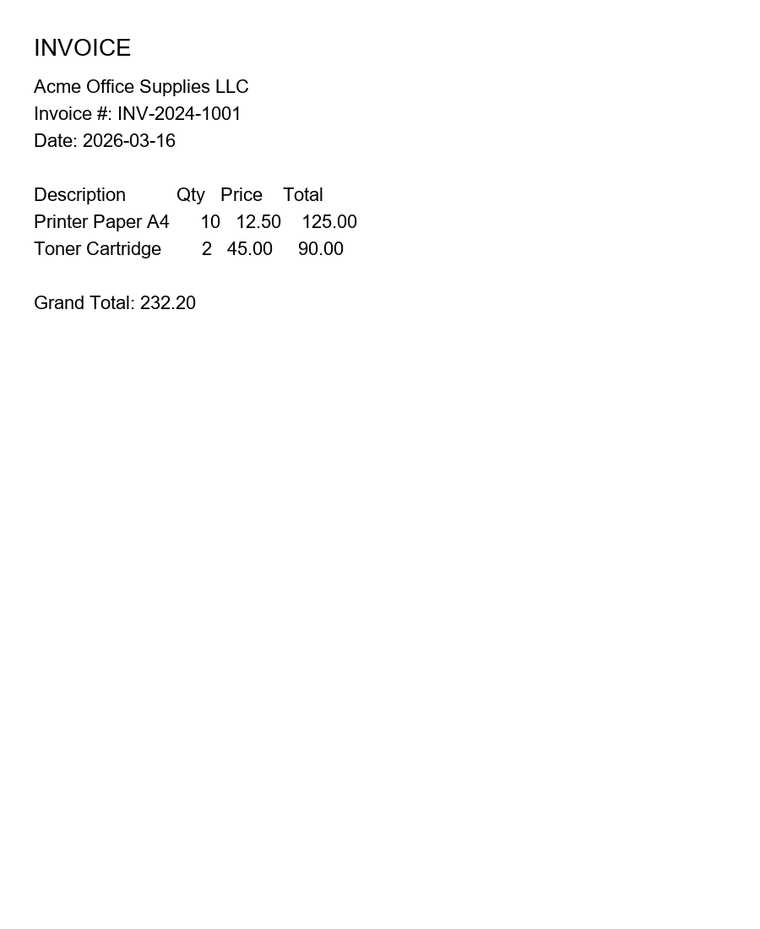
#> input picture sample_data/invoices/invoice_acme_duplicate.png, 760 x 929 px, shrunk from 900 x 1100 before the run
$ python -i preprocessing.py   (imports and definitions only)
#> lines starting #> are read from the running program, lines starting #| are printed output that depends on the picture; after the words box and inside, x2 and y2 are one past the last pixel; in counts of white or black regions, pixels touching at a corner belong together
"""
OpenCV-based image preprocessing for OCR.

Pipeline: BGR read → grayscale → denoise → adaptive threshold.
"""

from pathlib import Path

import cv2
import numpy as np


def preprocess_for_ocr(image_path: str | Path) -> np.ndarray:
    """
    Load an image and return a binary uint8 array optimized for Tesseract.

    Steps:
    1. Grayscale
    2. Non-local means denoising (preserves edges better than Gaussian blur)
    3. Adaptive Gaussian threshold (handles uneven lighting)
    """
    path = Path(image_path)
    bgr = cv2.imread(str(path), cv2.IMREAD_COLOR)
#> bgr is the input picture: shape (929, 760, 3); min 0, max 255, mean 252.7
    if bgr is None:
        raise ValueError(f"Could not read image: {path}")

    gray = cv2.cvtColor(bgr, cv2.COLOR_BGR2GRAY)
    denoised = cv2.fastNlMeansDenoising(gray, h=10, templateWindowSize=7, searchWindowSize=21)
    binary = cv2.adaptiveThreshold(
        denoised,
        255,
        cv2.ADAPTIVE_THRESH_GAUSSIAN_C,
        cv2.THRESH_BINARY,
        31,
        2,
    )
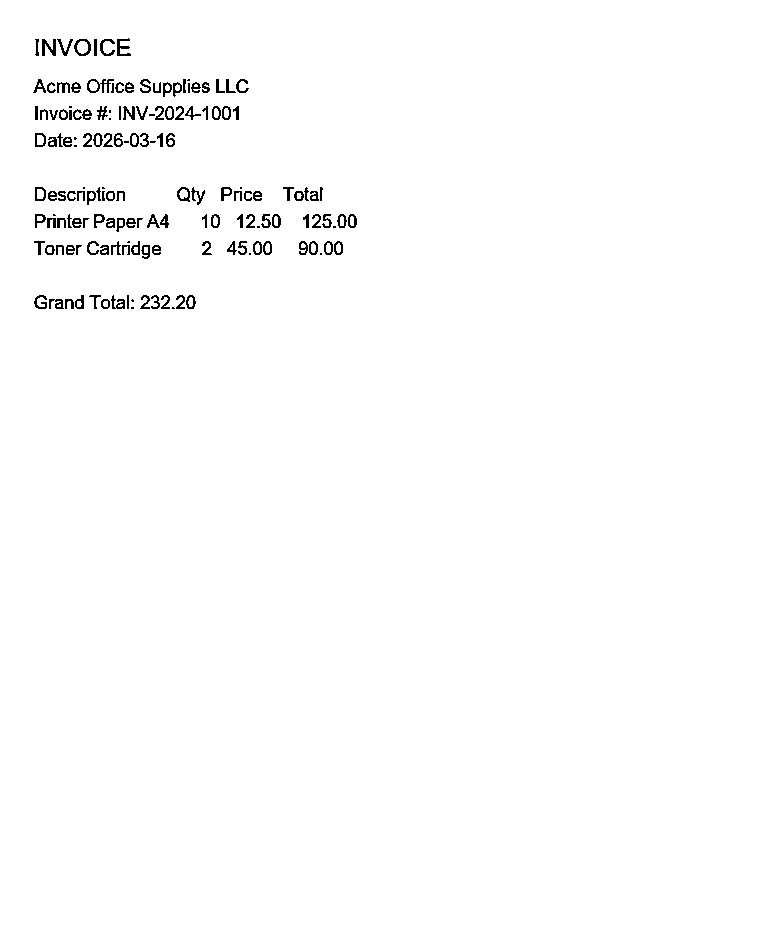
#> binary: shape (929, 760); 98.8% white; black in thin lines or dots, all inside (x1, y1, x2, y2) = (33, 38, 357, 309)
    return binary


def save_preprocessed_preview(binary: np.ndarray, out_path: str | Path) -> None:
    """Optional: persist preprocessed image for debugging or UI preview."""
    cv2.imwrite(str(out_path), binary)

>>> result = preprocess_for_ocr('../../../sample_data/invoices/invoice_acme_duplicate.png')
